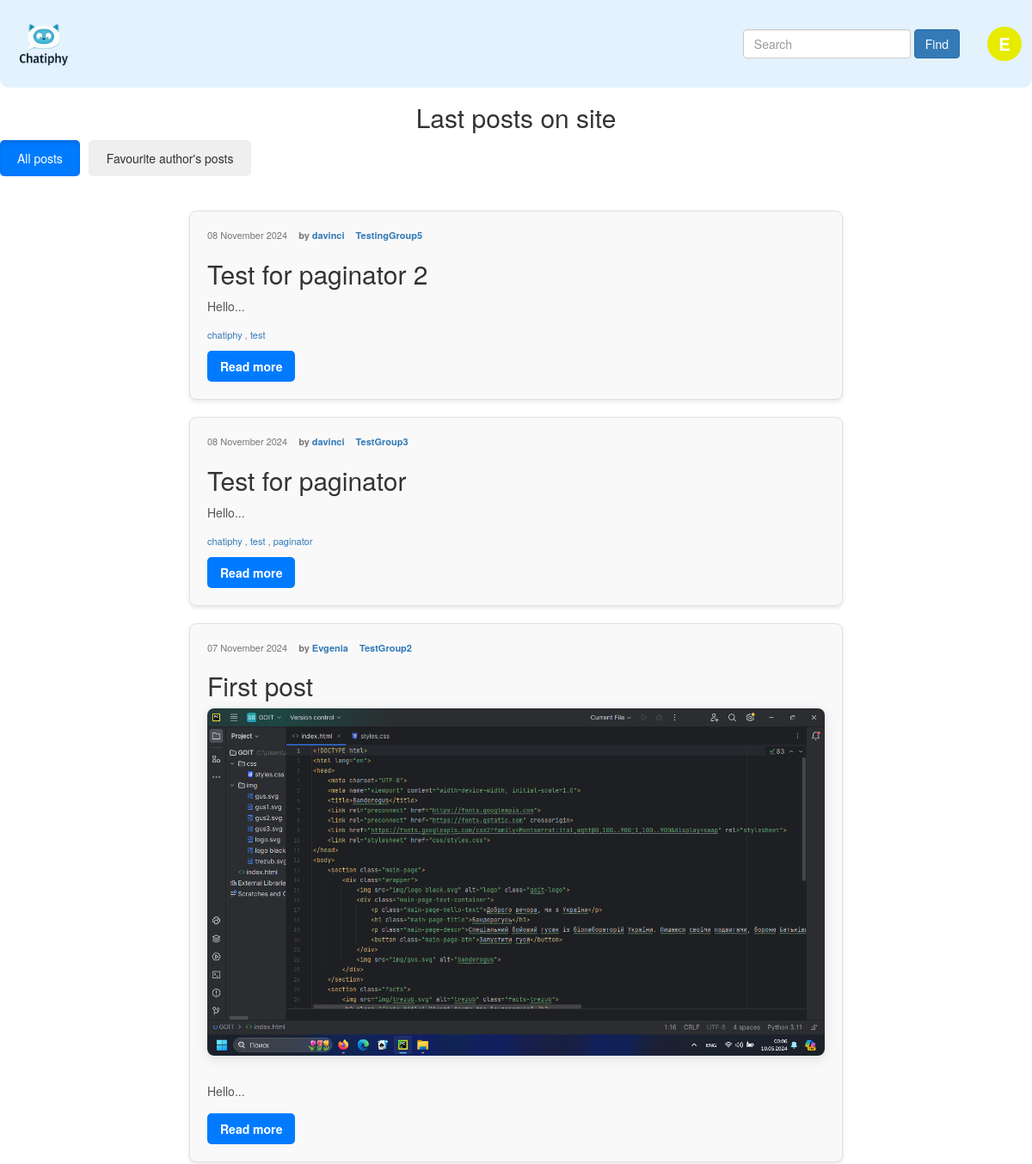
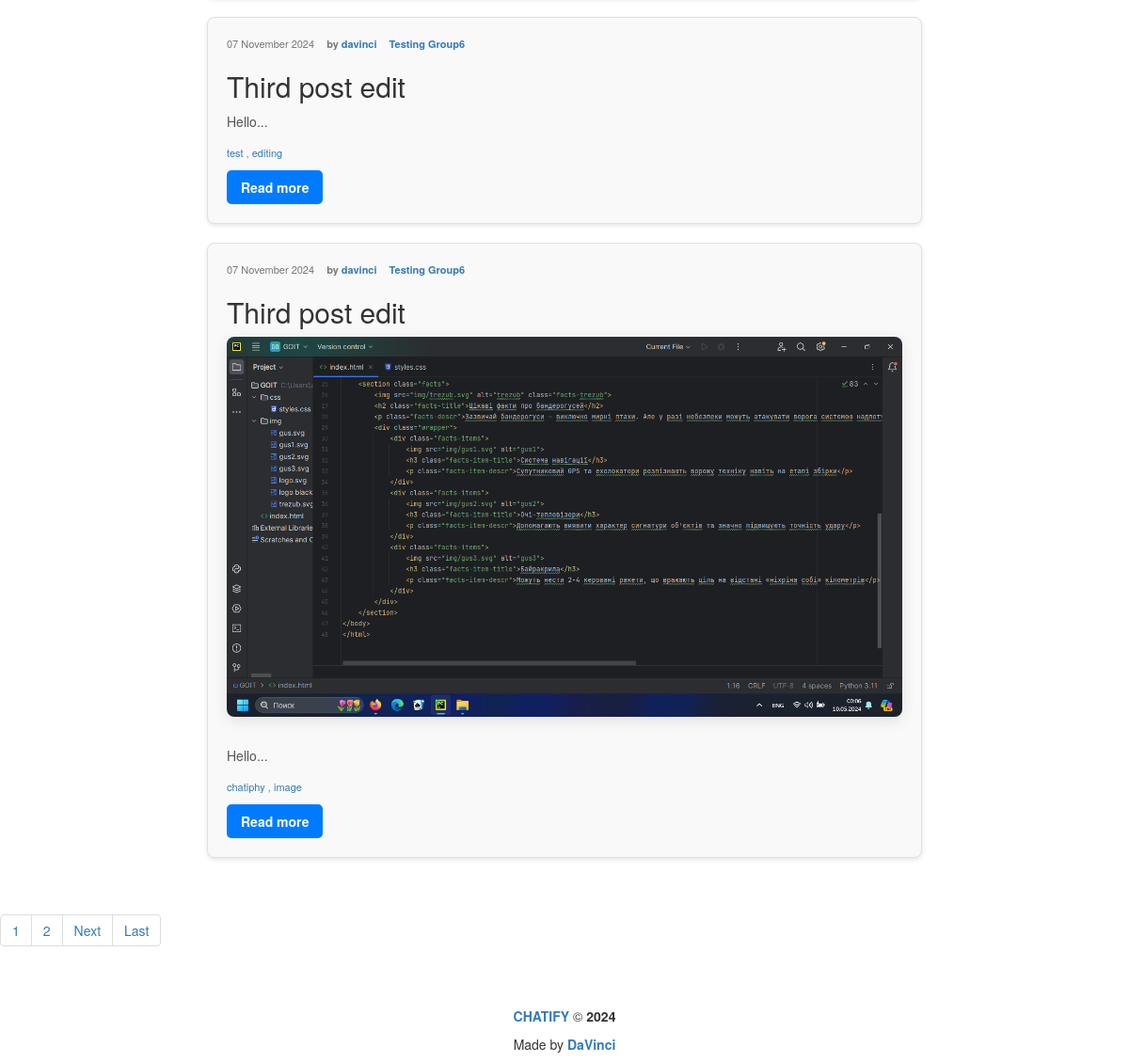
The page / (signed in) on the database its author committed (2 pictures, top to bottom).
### post_maker/models.py (models this page shows, shortened)
class Post(models.Model):
    title = models.CharField(
        max_length=250,
        default=''
    )
    text = models.TextField(
        help_text="Enter the text of post"
    )
    slug = models.SlugField(
        max_length=200,
        blank=True
    )
    created = models.DateTimeField(
        auto_now_add=True
    )
    pub_date = models.DateTimeField(
        auto_now_add=True,
    )
    updated = models.DateTimeField(
        auto_now=True
    )
    author = models.ForeignKey(
        User,
        on_delete=models.CASCADE,
        verbose_name="Author",
        related_name="posts"
    )
    group = models.ForeignKey(
        Group,
        on_delete=models.SET_NULL,
        related_name="posts",
        blank=True,
        null=True,
        verbose_name="Group",
        help_text="Choose the group"
    )
    image = models.ImageField(
        "Post Image",
        upload_to="post_maker/img",
        blank=True
    )
    tag = TaggableManager()
    class Meta:
        ordering = ('-pub_date',)
        indexes = [
            models.Index(fields=['-pub_date'])
        ]
        verbose_name = "Post"
        verbose_name_plural = "Posts"
    def get_absolute_url(self):
        return reverse("post_maker:post_detail", args=[self.pk, self.slug])

class Group(models.Model):
    title = models.CharField(max_length=200, default="")
    slug = models.SlugField(max_length=200, unique=True, blank=True)
    description = models.TextField(default="")
    def __str__(self):
        return self.title

### post_maker/views.py (the view)
# urls.py: path("", views.index, name="index"),
@login_required
def index(request, tag_slug=None):
    filter_option = request.GET.get("filter", "all")
    keyword = request.GET.get("q", None)
    tag = None
    if filter_option == "followed":
        followed_authors = Subscription.objects.filter(subscriber=request.user).values_list("sub_author", flat=True)
        posts = Post.objects.filter(author__in=followed_authors)
        show_followed = True
    elif filter_option == "all":
        posts = Post.objects.all().order_by("-pub_date")
        show_followed = False
    if tag_slug:
        tag = get_object_or_404(Tag, slug=tag_slug)
        posts = posts.filter(tag__in=[tag])
    if keyword:
        posts = Post.objects.filter(text__contains=keyword).select_related("author").order_by("-pub_date")
    template = "post_maker/index.html"
    page_obj = paginator(request, posts, 5)
    context = {
        "page_obj": page_obj,
        "show_followed":show_followed,
        "tag":tag
    }
    return render(request, template, context)

### core/context_processors/year.py (called while the page is built)
def year(request):
    year = datetime.now().year
    return {
        "year":year,
    }

### post_maker/views.py (called while the page is built)
@login_required
def paginator(request, posts, pages):
    paginator_obj = Paginator(posts, pages)
    page_number = request.GET.get('page')
    return paginator_obj.get_page(page_number)

### templates/post_maker/index.html (shortened to what this page needs)
{% extends "base.html" %}
{% block header %}
    {% if tag %}
        <h2 class="block-header">Posts tagged with {{ tag.name }}</h2>
    {% else %}
        <h2 class="block-header">Last posts on site</h2>
    {% endif %}
{% endblock %}
{% block content %}
    {% include "post_maker/includes/switcher_follow.html" %}
    {% include "post_maker/includes/post_list.html" %}
    <br>
    {% include 'post_maker/includes/paginator.html' %}
    <br>
{% endblock %}

### templates/post_maker/includes/post_list.html
<div class="post-list">
    {% for post in page_obj %}
        <div class="post-list-item">
            <div class="post-list-meta">
                <span class="post-list-date">{{post.pub_date|date:"d E Y"}}</span>
                <span class="post-list-author">by <a href="{% url 'post_maker:profile' post.author %}">{{ post.author }}</a></span>
                {% if post.group %}
                    <span class="post-list-group"><a href="{% url 'post_maker:group_page' post.group.slug %}">{{ post.group }}</a></span>
                {% endif %}
            </div>
            {% if post.title %}
                <h2 class="post-list-title">{{ post.title }}</h2>
            {% endif %}
            {% if post.image %}
                <div class="post-image">
                    <img src="{{ post.image.url }}" alt="{{ post.title }}">
                </div>
            {% endif %}
            <p class="post-excerpt">{{ post.text|slice:":30" }}...</p>
            <div class="post-list-meta">
                {% for tag in post.tag.all %}
                {% if request.resolver_match.view_name == "post_maker:index" or request.resolver_match.view_name == "post_maker:index_by_tag" %}
                    <a class="post-list-tags" href="{% url 'post_maker:index_by_tag' tag.slug %}">{{ tag.name }}</a>
                {% elif request.resolver_match.view_name == "post_maker:group_page" or request.resolver_match.view_name == "post_maker:group_page_by_tag" %}
                    <a class="post-list-tags" href="{% url 'post_maker:group_page_by_tag' post.group.slug tag.slug %}">{{ tag.name }}</a>
                {% elif request.resolver_match.view_name == "post_maker:profile" or request.resolver_match.view_name == "post_maker:profile_by_tag" %}
                    <a class="post-list-tags" href="{% url 'post_maker:profile_by_tag' post.author tag.slug %}">{{ tag.name }}</a>
                {% endif %}
                {% if not forloop.last %}, {% endif %}
                {% endfor %}
            </div>
            <a href="{{ post.get_absolute_url }}" class="read-more">Read more</a>
        </div>
    {% endfor %}
</div>

### static/css/post_list_styles.css (style rules this page uses)
.block-header { font-size: 3rem; color: #333; margin-bottom: 10px; text-align: center; }
.post-list { display: flex; flex-direction: column; gap: 20px; padding: 20px; max-width: 800px; margin: 0 auto; }
.post-list-item { background-color: #f9f9f9; border: 1px solid #e0e0e0; border-radius: 8px; padding: 20px; box-shadow: 0 2px 5px rgba(0, 0, 0, 0.1); transition: transform 0.3s, box-shadow 0.3s; }
.post-list-meta { font-size: 1.1rem; color: #777; margin-bottom: 10px; }
.post-list-date { margin-right: 10px; }
.post-list-author { font-weight: bold; margin-right: 10px; }
.post-list-group { font-weight: bold; }
.post-excerpt { font-size: 1.4rem; color: #555; line-height: 1.6; margin-bottom: 15px; }
.read-more { display: inline-block; padding: 8px 15px; background-color: #007bff; color: #fff; border-radius: 5px; text-decoration: none; font-weight: bold; transition: background-color 0.3s; }
.post-image img { width: 100%; height: auto; border-radius: 8px; margin-bottom: 30px; box-shadow: 0 4px 15px rgba(0, 0, 0, 0.1); }

### rows shown on the page
Post: pub_date "08 November 2024", author "davinci", group "TestingGroup5", title "Test for paginator 2", text "Hello"
Tag: name "chatiphy"
Tag: name "test"
Post: pub_date "08 November 2024", author "davinci", group "TestGroup3", title "Test for paginator", text "Hello"
Tag: name "paginator"
Post: pub_date "07 November 2024", author "Evgenia", group "TestGroup2", title "First post", image (picture), text "Hello"
Post: pub_date "07 November 2024", author "davinci", group "Testing Group6", title "Third post edit", text "Hello"
Tag: name "editing"
Post: pub_date "07 November 2024", author "davinci", group "Testing Group6", title "Third post edit", image (picture), text "Hello"
Tag: name "image"

### other values the page prints
{{ first_letter|upper }} "E"
{{ i }} "1"
{{ i }} "2"
